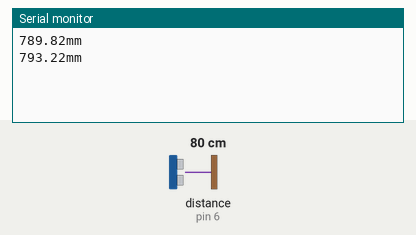
Simulated run of this sketch. Board: Arduino Uno, built with avr-gcc and run on an emulated ATmega328P. On the bench: the last lines printed to the serial monitor. Wiring (inferred from the names in the program): ultrasonic range finder: trigger pin 6; echo pin 6. Inputs (shaded band) come from the test bench; at power-on: distance to the obstacle (sensor on pin 6) 80 cm. The echo pulse lasts 58.3 µs per cm.

Above: at 1.8 s.
1.9 s: distance to the obstacle (sensor on pin 6) set to 2 cm
At 2.8 s:
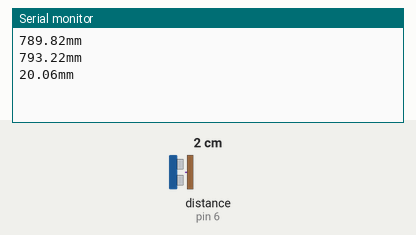
3.4 s: distance to the obstacle (sensor on pin 6) set to 4 cm
At 4.7 s:
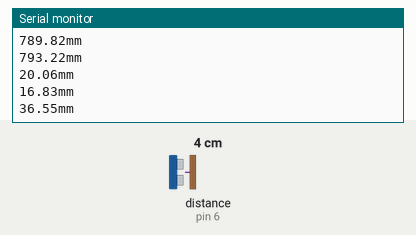
Timing chart, 0 to 6.4 s (numbered marks = the images above; inputs shaded):
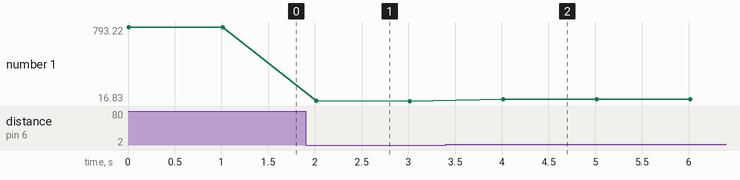

The sketch:

capteur_ultrason.ino
```cpp
const byte PIN = 6;     // Broche capteur ultrason (envoie/réception) attention, pin 6 car non utilisé par le robot

void setup()
{
  Serial.begin(9600);
  pinMode(PIN, OUTPUT);
  digitalWrite(PIN, LOW); // La broche doit être à LOW au repos
}

void loop()
{
  Serial.print(mesure_distance());
  Serial.println("mm");                          //lecture de la valeur;
  delay(1000);
}

/*mesure la distance entre le robot et le prochain obstacle devant*/
float mesure_distance()
{
  //capteur parallax (3 broches)
  /*création des variables de résultat*/
  float measure, distance_mm;
  //float c = 20.05*sqrt(temp)*pow(10,-3);   //vitesse du son dans l'air en fonction de la température en mm/microsec
  float c = 0.34;

  pinMode(PIN, OUTPUT);       //broche en sortie pour envoyer l'impulsion
  digitalWrite(PIN, LOW);     // La broche doit être à LOW au départ

  /*impulsion de 10 micros*/
  digitalWrite(PIN, HIGH);
  delayMicroseconds(10);
  digitalWrite(PIN, LOW);       //envoi de l'onde sonore ___---___

  pinMode(PIN, INPUT);          //broche en entrée en attente de l'impulsion

  measure = pulseIn(PIN, HIGH, 25000UL);  //attente du signal retour puis calcul du temps de réponse en microsec
  return measure / 2.0 * c;               //MESURE en mm
}
```

Measured:
- after the input at 1.9 s, the serial monitor: prints a new line after 0.11 s (image 1)
- after the input at 3.4 s, the serial monitor: prints a new line after 0.62 s (image 2)
- plotted number 1: 793.22 → 16.83 after the input at 1.9 s, 16.83 → 36.55 after the input at 3.4 s
